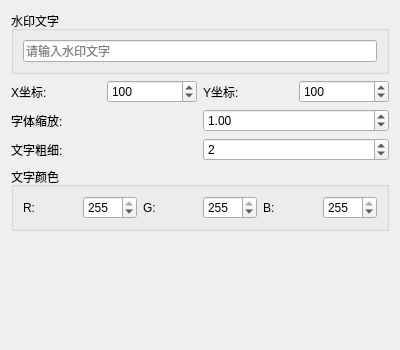
<ui version="4.0">
 <author/>
 <comment/>
 <exportmacro/>
 <class>waterText</class>
 <widget class="QWidget" name="waterText">
  <property name="geometry">
   <rect>
    <x>0</x>
    <y>0</y>
    <width>400</width>
    <height>350</height>
   </rect>
  </property>
  <property name="windowTitle">
   <string>文字水印</string>
  </property>
  <layout class="QVBoxLayout" name="verticalLayout">
   <item>
    <widget class="QGroupBox" name="groupBox">
     <property name="title">
      <string>水印文字</string>
     </property>
     <layout class="QVBoxLayout" name="verticalLayout_2">
      <item>
       <widget class="QLineEdit" name="lineEdit_watermarkText">
        <property name="placeholderText">
         <string>请输入水印文字</string>
        </property>
       </widget>
      </item>
     </layout>
    </widget>
   </item>
   <item>
    <layout class="QHBoxLayout" name="horizontalLayout_2">
     <item>
      <widget class="QLabel" name="label_x">
       <property name="text">
        <string>X坐标:</string>
       </property>
      </widget>
     </item>
     <item>
      <widget class="QSpinBox" name="spinBox_x">
       <property name="minimum">
        <number>0</number>
       </property>
       <property name="maximum">
        <number>9999</number>
       </property>
       <property name="value">
        <number>100</number>
       </property>
      </widget>
     </item>
     <item>
      <widget class="QLabel" name="label_y">
       <property name="text">
        <string>Y坐标:</string>
       </property>
      </widget>
     </item>
     <item>
      <widget class="QSpinBox" name="spinBox_y">
       <property name="minimum">
        <number>0</number>
       </property>
       <property name="maximum">
        <number>9999</number>
       </property>
       <property name="value">
        <number>100</number>
       </property>
      </widget>
     </item>
    </layout>
   </item>
   <item>
    <layout class="QHBoxLayout" name="horizontalLayout_3">
     <item>
      <widget class="QLabel" name="label_scale">
       <property name="text">
        <string>字体缩放:</string>
       </property>
      </widget>
     </item>
     <item>
      <widget class="QDoubleSpinBox" name="doubleSpinBox_scale">
       <property name="minimum">
        <double>0.100000000000000</double>
       </property>
       <property name="maximum">
        <double>10.000000000000000</double>
       </property>
       <property name="singleStep">
        <double>0.100000000000000</double>
       </property>
       <property name="value">
        <double>1.000000000000000</double>
       </property>
      </widget>
     </item>
    </layout>
   </item>
   <item>
    <layout class="QHBoxLayout" name="horizontalLayout_4">
     <item>
      <widget class="QLabel" name="label_thickness">
       <property name="text">
        <string>文字粗细:</string>
       </property>
      </widget>
     </item>
     <item>
      <widget class="QSpinBox" name="spinBox_thickness">
       <property name="minimum">
        <number>1</number>
       </property>
       <property name="maximum">
        <number>10</number>
       </property>
       <property name="value">
        <number>2</number>
       </property>
      </widget>
     </item>
    </layout>
   </item>
   <item>
    <widget class="QGroupBox" name="groupBox_2">
     <property name="title">
      <string>文字颜色</string>
     </property>
     <layout class="QVBoxLayout" name="verticalLayout_3">
      <item>
       <layout class="QHBoxLayout" name="horizontalLayout_5">
        <item>
         <widget class="QLabel" name="label_r">
          <property name="text">
           <string>R:</string>
          </property>
         </widget>
        </item>
        <item>
         <widget class="QSpinBox" name="spinBox_r">
          <property name="minimum">
           <number>0</number>
          </property>
          <property name="maximum">
           <number>255</number>
          </property>
          <property name="value">
           <number>255</number>
          </property>
         </widget>
        </item>
        <item>
         <widget class="QLabel" name="label_g">
          <property name="text">
           <string>G:</string>
          </property>
         </widget>
        </item>
        <item>
         <widget class="QSpinBox" name="spinBox_g">
          <property name="minimum">
           <number>0</number>
          </property>
          <property name="maximum">
           <number>255</number>
          </property>
          <property name="value">
           <number>255</number>
          </property>
         </widget>
        </item>
        <item>
         <widget class="QLabel" name="label_b">
          <property name="text">
           <string>B:</string>
          </property>
         </widget>
        </item>
        <item>
         <widget class="QSpinBox" name="spinBox_b">
          <property name="minimum">
           <number>0</number>
          </property>
          <property name="maximum">
           <number>255</number>
          </property>
          <property name="value">
           <number>255</number>
          </property>
         </widget>
        </item>
       </layout>
      </item>
     </layout>
    </widget>
   </item>
   <item>
    <spacer name="verticalSpacer">
     <property name="orientation">
      <enum>Qt::Vertical</enum>
     </property>
     <property name="sizeHint" stdset="0">
      <size>
       <width>20</width>
       <height>40</height>
      </size>
     </property>
    </spacer>
   </item>
  </layout>
 </widget>
 <pixmapfunction/>
 <connections/>
</ui>
